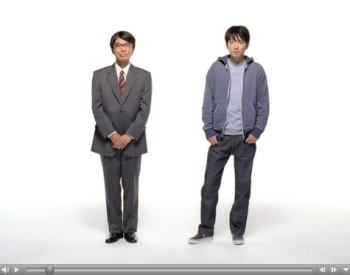
#> input picture Detection-of-Facial-parts-and-Licence-plate/data/body2.jpg, 350 x 275 px
$ jupyter execute 'full body detection.ipynb'   (shell and % lines are left out)
#> lines starting #> are read from the running program, lines starting #| are printed output that depends on the picture; after the words box and inside, x2 and y2 are one past the last pixel; in counts of white or black regions, pixels touching at a corner belong together
[cell 1]
import numpy as np
import matplotlib.pyplot as plt
import cv2

[cell 2]
body_cascade = cv2.CascadeClassifier('data/haarcascades/haarcascade_fullbody.xml')

img = cv2.imread('data/body2.jpg')
#> img is the input picture: shape (275, 350, 3); mean B, G, R 217.3, 216.4, 217.6
gray = cv2.cvtColor(img, cv2.COLOR_BGR2GRAY)

faces_rect = body_cascade.detectMultiScale(gray, 1.05, 5)
#> faces_rect = [[64, 39, 108, 216], [171, 23, 115, 229]]

for (x, y, w, h) in faces_rect:
    cv2.rectangle(img, (x, y), (x+w, y+h), (0, 255, 0), 2)
#> this loop made 2 passes
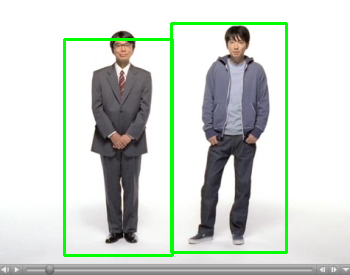
#> img: shape (275, 350, 3); 3.7% of pixels changed, all inside (x1, y1, x2, y2) = (63, 22, 288, 257)

plt.figure(figsize=(7,7))
plt.imshow(cv2.cvtColor(img,cv2.COLOR_BGR2RGB))
